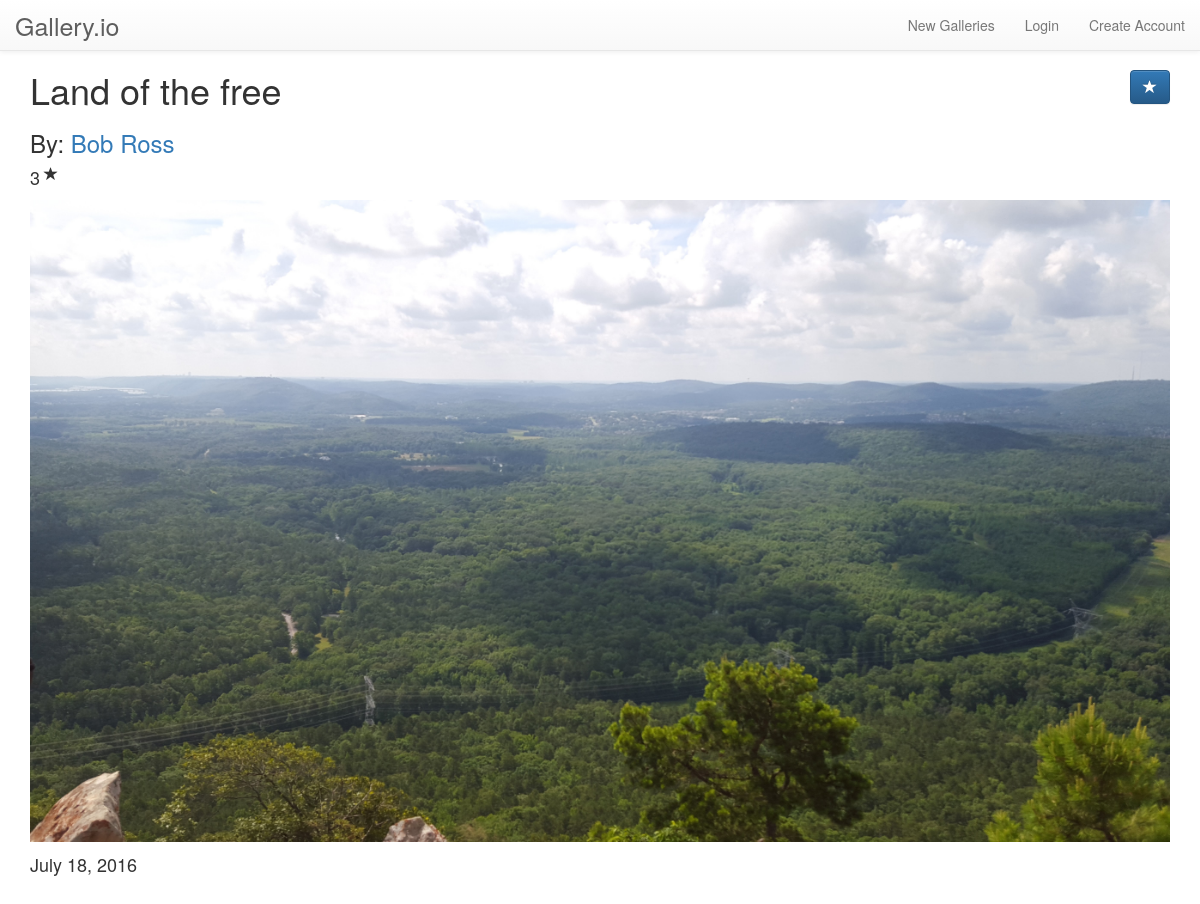
Page /art_piece/3/ on the earlier database version.
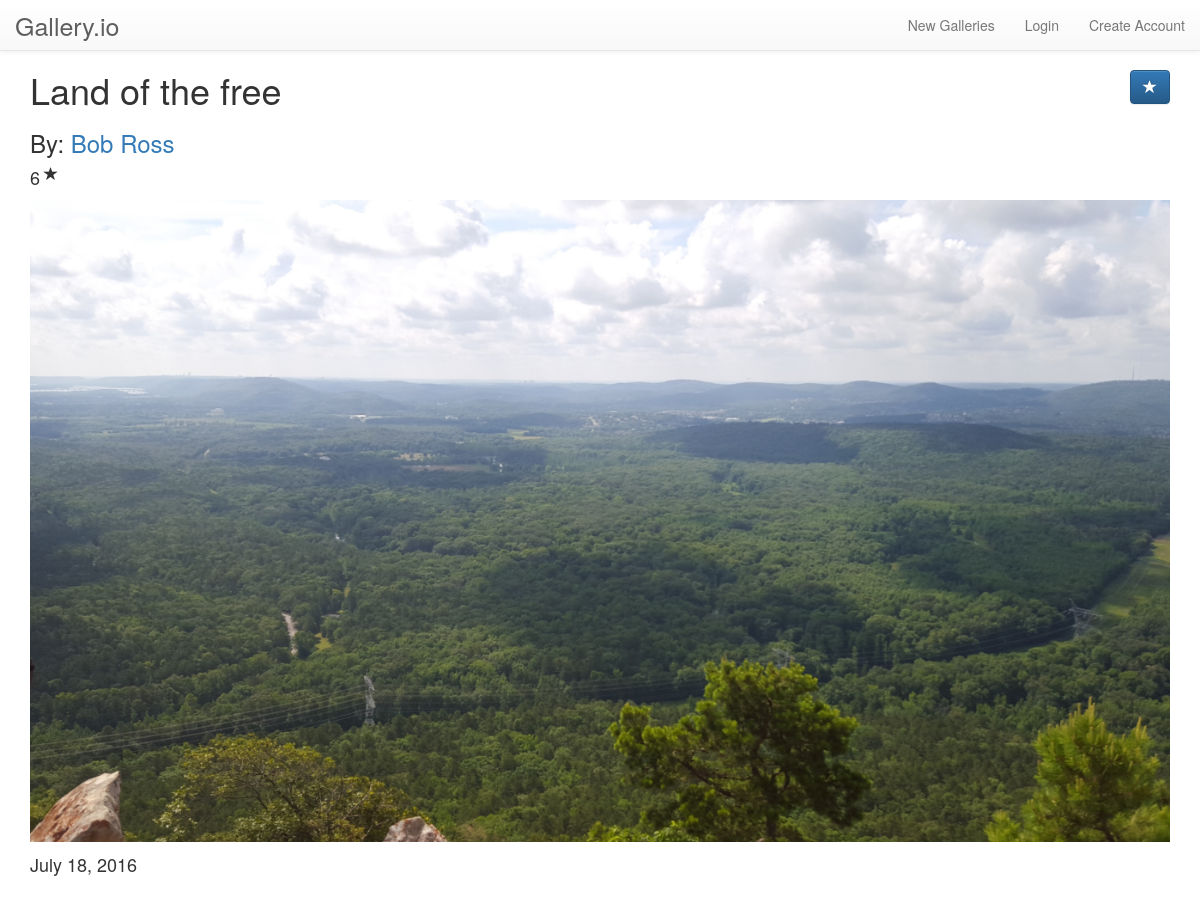
Same page on the later database version.
### showcase/models.py (models this page shows, shortened)
class ArtPiece(models.Model):
    title = models.CharField(max_length=200)
    pub_date = models.DateField('date published', default=timezone.now)
    image = models.ImageField()
    artist = models.CharField(max_length=100)
    gallery = models.ForeignKey('Gallery', on_delete=models.CASCADE)
    stars = models.IntegerField(default=0)
    description = models.TextField(max_length=1000, default='')

### showcase/views.py (the view)
# urls.py: url(r'^art_piece/(?P<art_id>[0-9]+)/$', views.art_piece, name='art'),
def art_piece(request, art_id):
    art_piece = get_object_or_404(ArtPiece, pk=art_id)
    context = {
        'image': art_piece,
        'title': art_piece.title,
    }
    return render(request, 'showcase/art.html', context)

### showcase/templates/showcase/art.html (shortened to what this page needs)
{% extends "showcase/base.html" %}
{% block content %}
  <h1 class="gallery-title">
    {{ image.title }}
    <form id="rate-form" action="{% url 'showcase:star_art' image.id %}" method="post" class="rate-form">
      <button type="submit" class="btn btn-primary pull-right" id="starBtn" value="star">
        <span class="glyphicon glyphicon-star" aria-hidden="true"></span>
      </button>
    </form>
  </h1>
  <h3>By: <a href="#">{{ image.artist }}</a></h3>
  <div class="gallery-rating">
      <h4>{{ image.stars }}</h4>
      <span class="glyphicon glyphicon-star" aria-hidden="true"></span>
  </div>
  <img src="{{ image.image.url }}" alt="{{ image.title }}" class="img-responsive"/>
  <p class="pub-date">{{ image.pub_date }}</p>
{% endblock content %}

Differences in the rows shown:
changed ArtPiece "Land of the free": stars "3" → "6"
